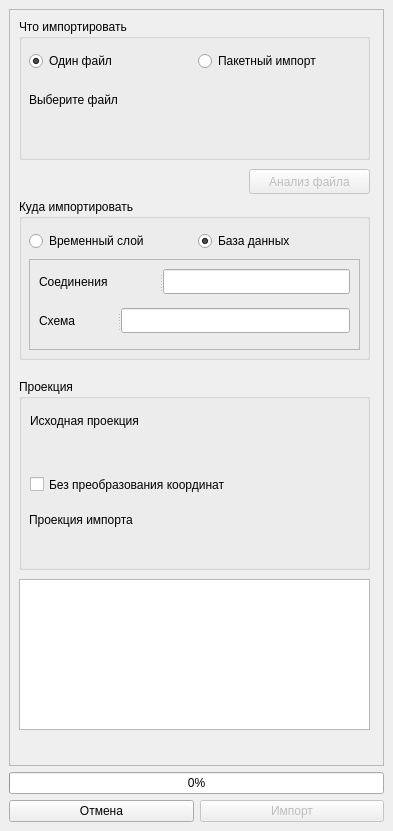
<?xml version="1.0" encoding="UTF-8"?>
<ui version="4.0">
 <class>CadasterImportDockWidgetBase</class>
 <widget class="QDockWidget" name="CadasterImportDockWidgetBase">
  <property name="geometry">
   <rect>
    <x>0</x>
    <y>0</y>
    <width>393</width>
    <height>831</height>
   </rect>
  </property>
  <property name="windowTitle">
   <string>Импорт XML файлов ЕГРН</string>
  </property>
  <widget class="QWidget" name="dockWidgetContents">
   <layout class="QGridLayout" name="gridLayout">
    <item row="0" column="0" colspan="2">
     <widget class="QFrame" name="frame">
      <property name="frameShape">
       <enum>QFrame::StyledPanel</enum>
      </property>
      <property name="frameShadow">
       <enum>QFrame::Raised</enum>
      </property>
      <widget class="QGroupBox" name="projectionGroupBox">
       <property name="geometry">
        <rect>
         <x>10</x>
         <y>370</y>
         <width>351</width>
         <height>191</height>
        </rect>
       </property>
       <property name="title">
        <string>Проекция</string>
       </property>
       <widget class="QWidget" name="layoutWidget">
        <property name="geometry">
         <rect>
          <x>11</x>
          <y>31</y>
          <width>331</width>
          <height>50</height>
         </rect>
        </property>
        <layout class="QVBoxLayout" name="sourceProjectionLayout">
         <item>
          <widget class="QLabel" name="sourceProjectionLabel">
           <property name="text">
            <string>Исходная проекция</string>
           </property>
          </widget>
         </item>
         <item>
          <widget class="QgsProjectionSelectionWidget" name="mQgsProjectionSelectionWidget"/>
         </item>
        </layout>
       </widget>
       <widget class="QWidget" name="layoutWidget">
        <property name="geometry">
         <rect>
          <x>10</x>
          <y>130</y>
          <width>331</width>
          <height>50</height>
         </rect>
        </property>
        <layout class="QVBoxLayout" name="importProjectionLayout">
         <item>
          <widget class="QLabel" name="importProjectionLabel">
           <property name="text">
            <string>Проекция импорта</string>
           </property>
          </widget>
         </item>
         <item>
          <widget class="QgsProjectionSelectionWidget" name="importProjectionSelectionWidget"/>
         </item>
        </layout>
       </widget>
       <widget class="QCheckBox" name="withoutTransformCheck">
        <property name="geometry">
         <rect>
          <x>11</x>
          <y>94</y>
          <width>249</width>
          <height>23</height>
         </rect>
        </property>
        <property name="text">
         <string>Без преобразования координат</string>
        </property>
       </widget>
      </widget>
      <widget class="QGroupBox" name="importToGroupBox">
       <property name="geometry">
        <rect>
         <x>10</x>
         <y>190</y>
         <width>351</width>
         <height>161</height>
        </rect>
       </property>
       <property name="title">
        <string>Куда импортировать</string>
       </property>
       <property name="flat">
        <bool>false</bool>
       </property>
       <property name="checkable">
        <bool>false</bool>
       </property>
       <widget class="QWidget" name="layoutWidget">
        <property name="geometry">
         <rect>
          <x>10</x>
          <y>30</y>
          <width>331</width>
          <height>25</height>
         </rect>
        </property>
        <layout class="QHBoxLayout" name="importToLayout">
         <item>
          <widget class="QRadioButton" name="impotToLayer">
           <property name="text">
            <string>Временный слой</string>
           </property>
           <property name="checked">
            <bool>false</bool>
           </property>
           <attribute name="buttonGroup">
            <string notr="true">importTargetGroup</string>
           </attribute>
          </widget>
         </item>
         <item>
          <widget class="QRadioButton" name="importToDB">
           <property name="text">
            <string>База данных</string>
           </property>
           <property name="checked">
            <bool>true</bool>
           </property>
           <attribute name="buttonGroup">
            <string notr="true">importTargetGroup</string>
           </attribute>
          </widget>
         </item>
        </layout>
       </widget>
       <widget class="QFrame" name="dbFrame">
        <property name="geometry">
         <rect>
          <x>10</x>
          <y>60</y>
          <width>331</width>
          <height>91</height>
         </rect>
        </property>
        <property name="frameShape">
         <enum>QFrame::StyledPanel</enum>
        </property>
        <property name="frameShadow">
         <enum>QFrame::Raised</enum>
        </property>
        <widget class="QSplitter" name="splitter">
         <property name="geometry">
          <rect>
           <x>10</x>
           <y>10</y>
           <width>311</width>
           <height>25</height>
          </rect>
         </property>
         <property name="orientation">
          <enum>Qt::Horizontal</enum>
         </property>
         <widget class="QLabel" name="connectionsLabel">
          <property name="text">
           <string>Соединения</string>
          </property>
         </widget>
         <widget class="QLineEdit" name="dbLineEdit"/>
        </widget>
        <widget class="QSplitter" name="splitter_2">
         <property name="geometry">
          <rect>
           <x>10</x>
           <y>49</y>
           <width>311</width>
           <height>25</height>
          </rect>
         </property>
         <property name="orientation">
          <enum>Qt::Horizontal</enum>
         </property>
         <widget class="QLabel" name="schemaLabel">
          <property name="text">
           <string>Схема</string>
          </property>
         </widget>
         <widget class="QLineEdit" name="schemaLineEdit"/>
        </widget>
       </widget>
      </widget>
      <widget class="QGroupBox" name="groupBox">
       <property name="geometry">
        <rect>
         <x>10</x>
         <y>10</y>
         <width>351</width>
         <height>141</height>
        </rect>
       </property>
       <property name="title">
        <string>Что импортировать</string>
       </property>
       <widget class="QWidget" name="layoutWidget">
        <property name="geometry">
         <rect>
          <x>10</x>
          <y>70</y>
          <width>331</width>
          <height>50</height>
         </rect>
        </property>
        <layout class="QVBoxLayout" name="selectFileLayout">
         <item>
          <widget class="QLabel" name="selectFileLabel">
           <property name="text">
            <string>Выберите файл</string>
           </property>
          </widget>
         </item>
         <item>
          <widget class="QgsFileWidget" name="selectFileWidget">
           <property name="filter">
            <string notr="true"/>
           </property>
           <property name="storageMode">
            <enum>QgsFileWidget::GetFile</enum>
           </property>
          </widget>
         </item>
        </layout>
       </widget>
       <widget class="QWidget" name="layoutWidget">
        <property name="geometry">
         <rect>
          <x>10</x>
          <y>30</y>
          <width>331</width>
          <height>25</height>
         </rect>
        </property>
        <layout class="QHBoxLayout" name="horizontalLayout">
         <item>
          <widget class="QRadioButton" name="importFileRadioButton">
           <property name="text">
            <string>Один файл</string>
           </property>
           <property name="checked">
            <bool>true</bool>
           </property>
           <attribute name="buttonGroup">
            <string notr="true">importModeGroup</string>
           </attribute>
          </widget>
         </item>
         <item>
          <widget class="QRadioButton" name="batchImportRadioButton">
           <property name="text">
            <string>Пакетный импорт</string>
           </property>
           <attribute name="buttonGroup">
            <string notr="true">importModeGroup</string>
           </attribute>
          </widget>
         </item>
        </layout>
       </widget>
      </widget>
      <widget class="QPushButton" name="analizeButton">
       <property name="enabled">
        <bool>false</bool>
       </property>
       <property name="geometry">
        <rect>
         <x>240</x>
         <y>160</y>
         <width>121</width>
         <height>25</height>
        </rect>
       </property>
       <property name="text">
        <string>Анализ файла</string>
       </property>
      </widget>
      <widget class="QTextEdit" name="info">
       <property name="geometry">
        <rect>
         <x>10</x>
         <y>570</y>
         <width>351</width>
         <height>151</height>
        </rect>
       </property>
       <property name="readOnly">
        <bool>true</bool>
       </property>
      </widget>
     </widget>
    </item>
    <item row="2" column="1">
     <widget class="QPushButton" name="importButton">
      <property name="enabled">
       <bool>false</bool>
      </property>
      <property name="autoFillBackground">
       <bool>false</bool>
      </property>
      <property name="text">
       <string>Импорт</string>
      </property>
      <property name="shortcut">
       <string>Return</string>
      </property>
     </widget>
    </item>
    <item row="2" column="0">
     <widget class="QPushButton" name="cancelButton">
      <property name="text">
       <string>Отмена</string>
      </property>
      <property name="shortcut">
       <string>Esc</string>
      </property>
     </widget>
    </item>
    <item row="1" column="0" colspan="2">
     <widget class="QProgressBar" name="progressBar">
      <property name="value">
       <number>0</number>
      </property>
     </widget>
    </item>
   </layout>
  </widget>
 </widget>
 <customwidgets>
  <customwidget>
   <class>QgsFileWidget</class>
   <extends>QWidget</extends>
   <header>qgsfilewidget.h</header>
  </customwidget>
  <customwidget>
   <class>QgsProjectionSelectionWidget</class>
   <extends>QWidget</extends>
   <header>qgsprojectionselectionwidget.h</header>
  </customwidget>
 </customwidgets>
 <resources/>
 <connections>
  <connection>
   <sender>batchImportRadioButton</sender>
   <signal>toggled(bool)</signal>
   <receiver>selectFileWidget</receiver>
   <slot>show()</slot>
   <hints>
    <hint type="sourcelabel">
     <x>278</x>
     <y>80</y>
    </hint>
    <hint type="destinationlabel">
     <x>194</x>
     <y>144</y>
    </hint>
   </hints>
  </connection>
  <connection>
   <sender>batchImportRadioButton</sender>
   <signal>toggled(bool)</signal>
   <receiver>selectFileLabel</receiver>
   <slot>show()</slot>
   <hints>
    <hint type="sourcelabel">
     <x>278</x>
     <y>80</y>
    </hint>
    <hint type="destinationlabel">
     <x>194</x>
     <y>117</y>
    </hint>
   </hints>
  </connection>
 </connections>
 <buttongroups>
  <buttongroup name="importModeGroup"/>
  <buttongroup name="importTargetGroup"/>
 </buttongroups>
</ui>
